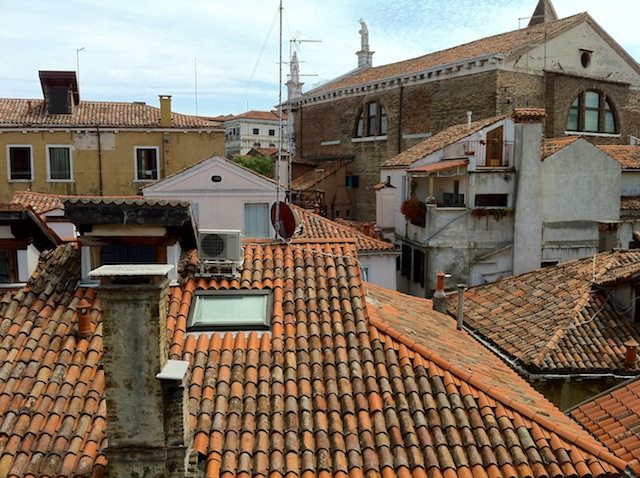
%> input picture Matlab/VedaldiFunctions/vlfeat/data/a.jpg, 640 x 478 px
$ octave --eval "im_preprocess('../../VedaldiFunctions/vlfeat/data/a.jpg');"   (GNU Octave 9; MATLAB toolbox functions it lacks are replaced by stand-ins)
%> lines starting %> are read from the running program, lines starting %| are printed output that depends on the picture
### Matlab/Registration/Functions/preproc/imstack_gaussfilter.m
function [ imstack_gauss ] = imstack_gaussfilter( imstack )

% default
windowSize = 13;
stdDev     = 3;

% define filter
h = fspecial('gaussian', [windowSize windowSize] , stdDev);
% get imstack size
[r,c,d] = size(imstack);

fprintf('Applying %dx%d gaussing filter (std=%.2f) to %d images\n',windowSize,windowSize,stdDev,d);

for i=1:d
    fprintf('%d of %d\n',i,d);
    im = imstack(:,:,i);
    imgauss=imfilter(im, h,'replicate');
    imstack_gauss(:,:,i) = imgauss;
end

end

### Matlab/Registration/Functions/preproc/imstack_preproc.m
function [ imstack ] = imstack_preproc( imstack )

% apply gaussian blur
gaussIter = 3;

for i=1:gaussIter
 [ imstack ] = imstack_gaussfilter( imstack );
end
% apply contrast adjust
[ imstack ] = imstack_imadjust( imstack );

end

### Matlab/Registration/Functions/preproc/imstack_imadjust.m
function [ adjusted_imstack ] = imstack_imadjust( imstack )


[r,c,d] = size(imstack);

fprintf('Applying imadjust filter to %d images\n',d);

for i=1:d
    fprintf('%d of %d\n',i,d);
    im = imstack(:,:,i);
    adjusted_im=imadjust(im);
    adjusted_imstack(:,:,i) = adjusted_im;
end

end

### Matlab/Registration/Functions/im_preprocess.m
function [  ] = im_preprocess( movingImPath)
%> called with movingImPath = '../../VedaldiFunctions/vlfeat/data/a.jpg'

% load movingIm from filepath
try
    movingIm = imread(movingImPath);
%> movingIm is the input picture: size 478x640x3 uint8; mean R, G, B 127.4, 113.1, 97.5
    movingIm = double(movingIm);
%> movingIm: size 478x640x3 double
    movingIm = movingIm/255;

    % Run preprocessing
    movingIm_preproc = imstack_preproc( movingIm );
%> the loop in imstack_preproc, `for i=1:gaussIter` made 3 passes
%> pass 1, in imstack_preproc, `[ imstack ] = imstack_gaussfilter( imstack );`:
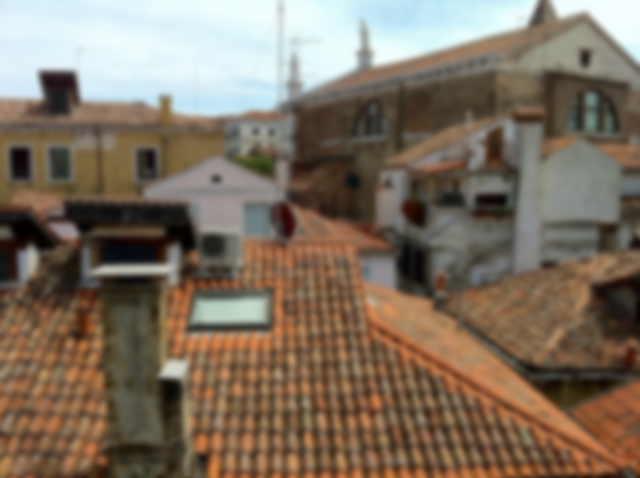
%> imstack: size 478x640x3 double; mean R, G, B 0.5, 0.443, 0.382; mean of the top-left, top-right, bottom-left and bottom-right quarters 0.594, 0.464, 0.352, 0.358
%> pass 3, in imstack_preproc, `[ imstack ] = imstack_gaussfilter( imstack );`:
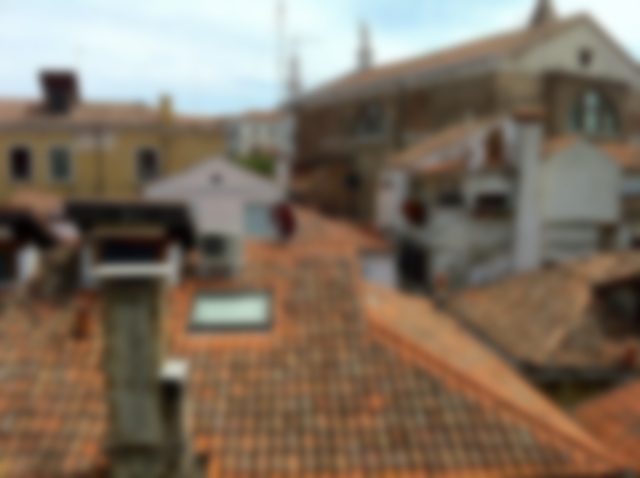
%> imstack: size 478x640x3 double; mean R, G, B 0.5, 0.443, 0.382; mean of the top-left, top-right, bottom-left and bottom-right quarters 0.594, 0.463, 0.352, 0.358
%| Applying imadjust filter to 3 images
%> the loop in imstack_imadjust, `for i=1:d` made 3 passes
%> pass 1, in imstack_imadjust, `im = imstack(:,:,i);`:
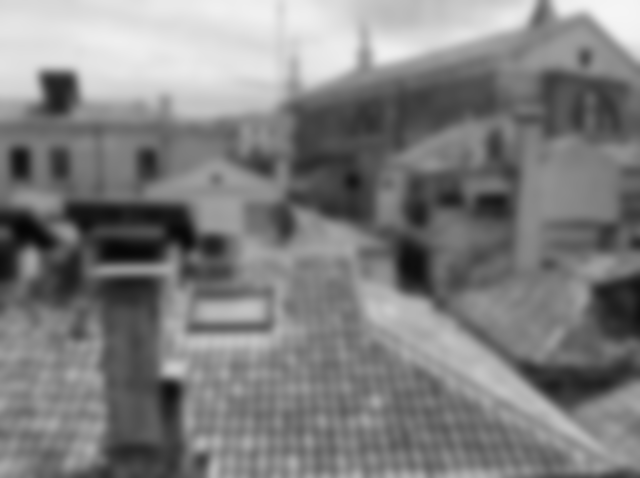
%> im: size 478x640 double; min 0.0229, max 0.962, mean 0.5
%> pass 1, in imstack_imadjust, `adjusted_im=imadjust(im);`:
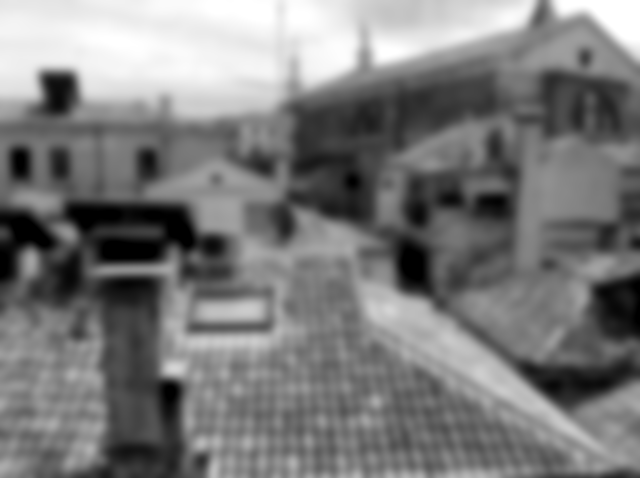
%> adjusted_im: size 478x640 double; min 0, max 1, mean 0.485
%> pass 2, in imstack_imadjust, `im = imstack(:,:,i);`:
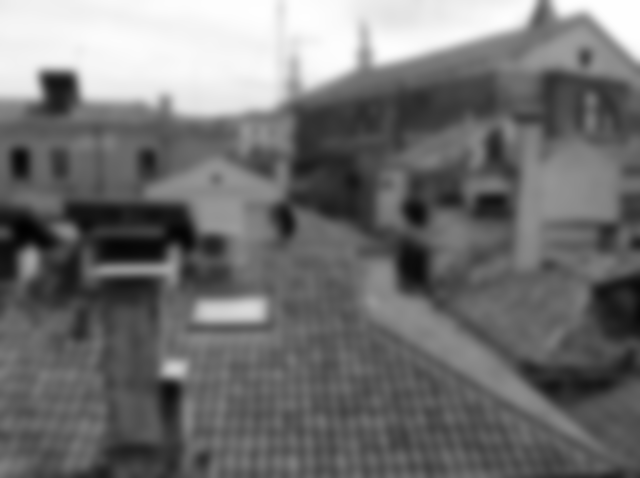
%> im: size 478x640 double; min 0.00578, max 1, mean 0.443
%> after the loop in imstack_imadjust, `for i=1:d`:
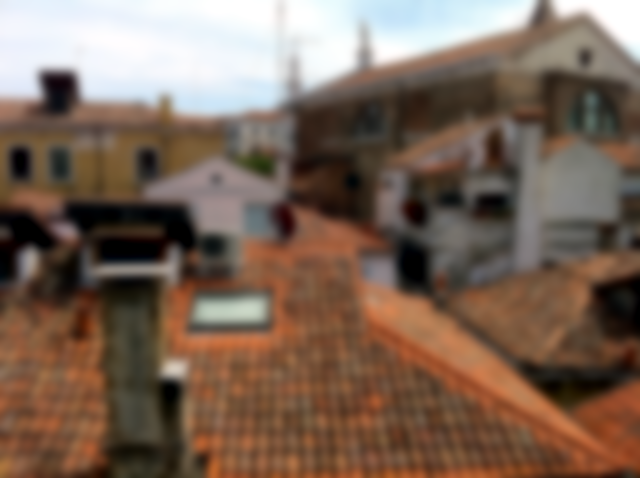
%> adjusted_imstack: size 478x640x3 double; mean R, G, B 0.485, 0.402, 0.346
    movingImPath_blur = [strrep(movingImPath(1:end-4),'SegmentedThresh/','SegmentedThreshBlur/'),'_blur.jpg'];
    imwrite(movingIm_preproc,movingImPath_blur,'Quality',100);

catch exception
    fprintf('Error opening image %s\n',movingImPath);
end


end

$ run again, on Matlab/VedaldiFunctions/vlfeat/data/b.jpg
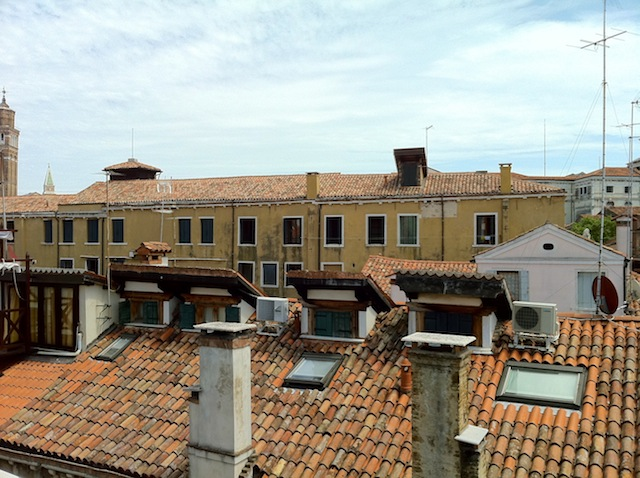
%> input picture Matlab/VedaldiFunctions/vlfeat/data/b.jpg, 640 x 478 px
%> in im_preprocess, movingIm is the input picture: size 478x640x3 uint8; mean R, G, B 153.6, 149.5, 137.4
%| Applying imadjust filter to 3 images
%> the loop in imstack_imadjust, `for i=1:d` made 3 passes
%> pass 1, in imstack_imadjust, `adjusted_im=imadjust(im);`:
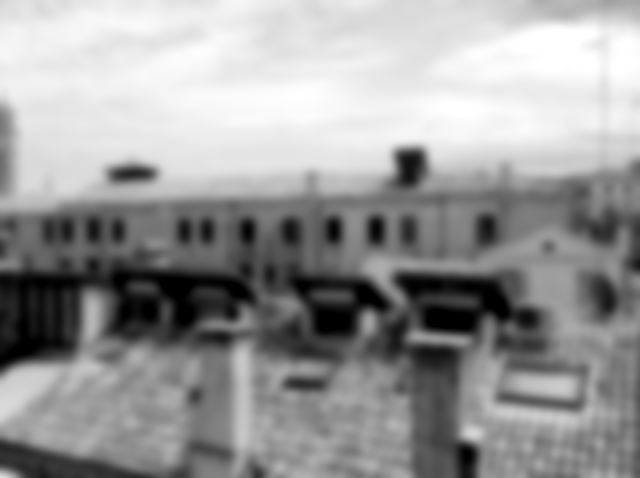
%> adjusted_im: size 478x640 double; min 0, max 1, mean 0.604
%> after the loop in imstack_imadjust, `for i=1:d`:
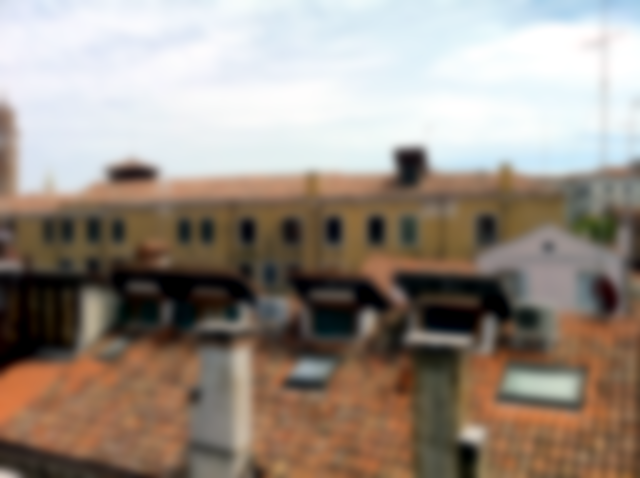
%> adjusted_imstack: size 478x640x3 double; mean R, G, B 0.604, 0.559, 0.519

$ run again, on Matlab/VedaldiFunctions/vlfeat/data/river1.jpg
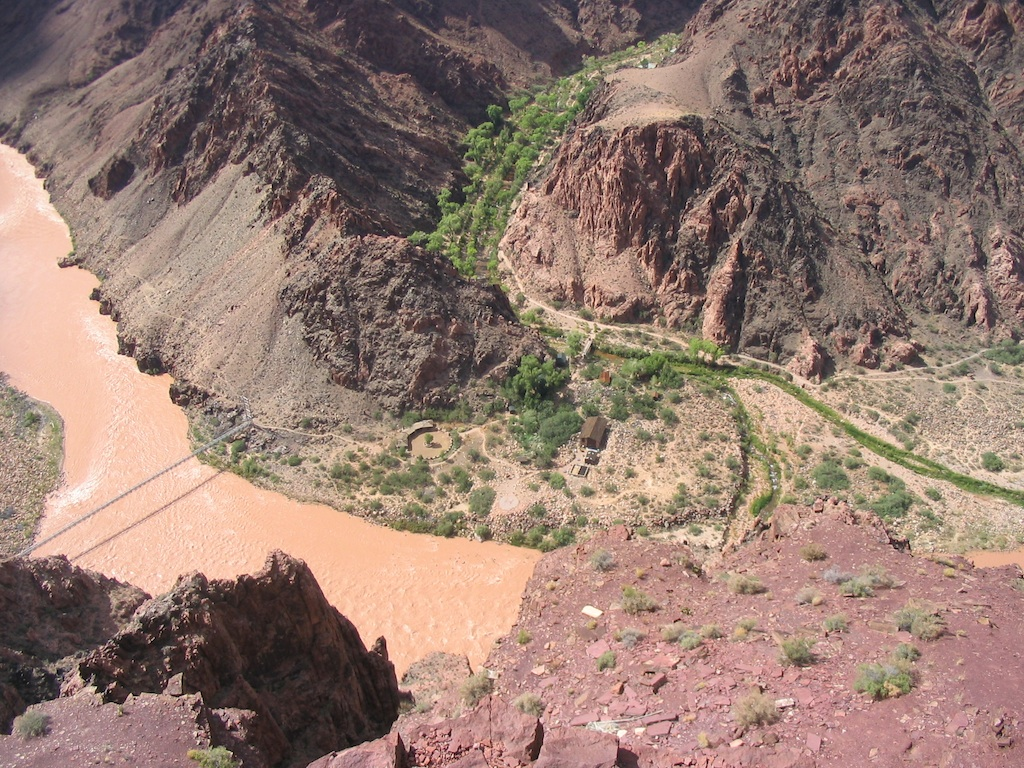
%> input picture Matlab/VedaldiFunctions/vlfeat/data/river1.jpg, 1024 x 768 px
%> in im_preprocess, movingIm is the input picture: size 768x1024x3 uint8; mean R, G, B 148.2, 123.7, 113.1
%| Applying imadjust filter to 3 images
%> the loop in imstack_imadjust, `for i=1:d` made 3 passes
%> pass 1, in imstack_imadjust, `im = imstack(:,:,i);`:
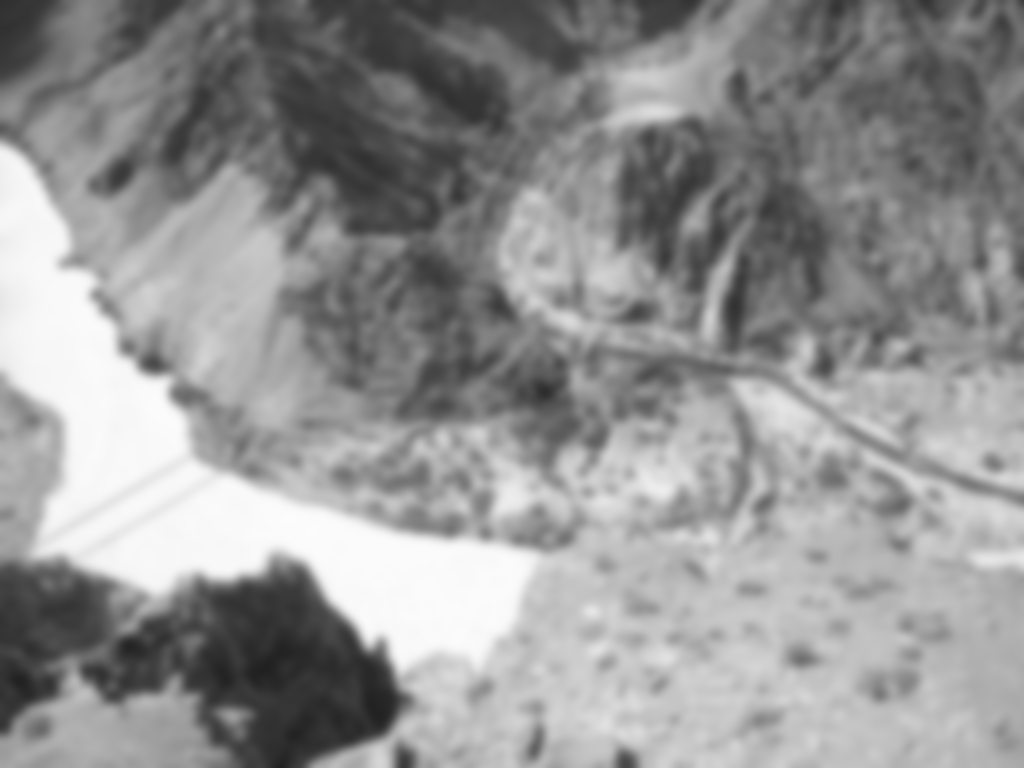
%> im: size 768x1024 double; min 0.13, max 0.989, mean 0.581
%> after the loop in imstack_imadjust, `for i=1:d`:
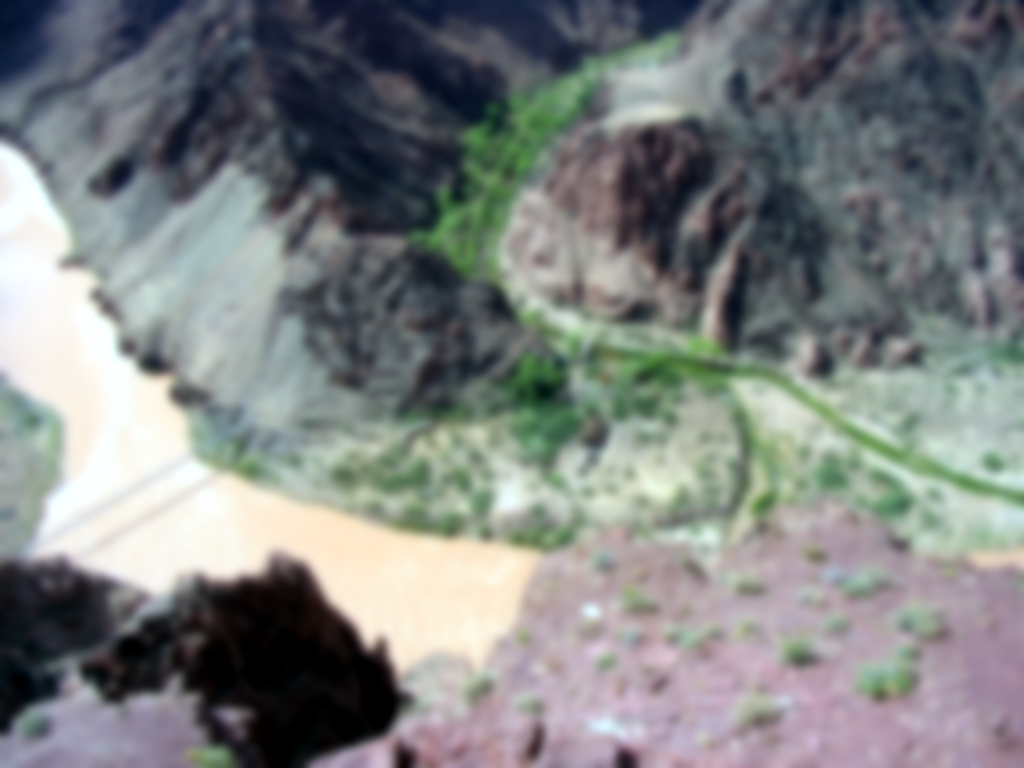
%> adjusted_imstack: size 768x1024x3 double; mean R, G, B 0.497, 0.513, 0.511

$ run again, on Matlab/VedaldiFunctions/vlfeat/data/river2.jpg
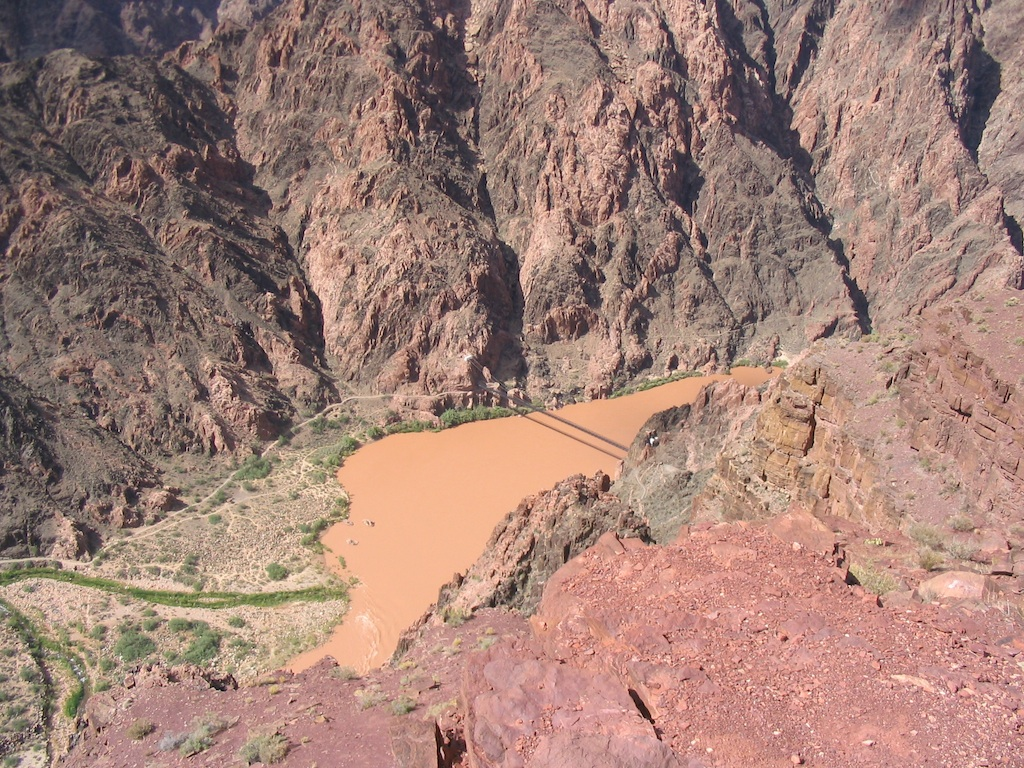
%> input picture Matlab/VedaldiFunctions/vlfeat/data/river2.jpg, 1024 x 768 px
%> in im_preprocess, movingIm is the input picture: size 768x1024x3 uint8; mean R, G, B 161.4, 129.4, 118.9
%| Applying imadjust filter to 3 images
%> the loop in imstack_imadjust, `for i=1:d` made 3 passes
%> pass 1, in imstack_imadjust, `adjusted_im=imadjust(im);`:
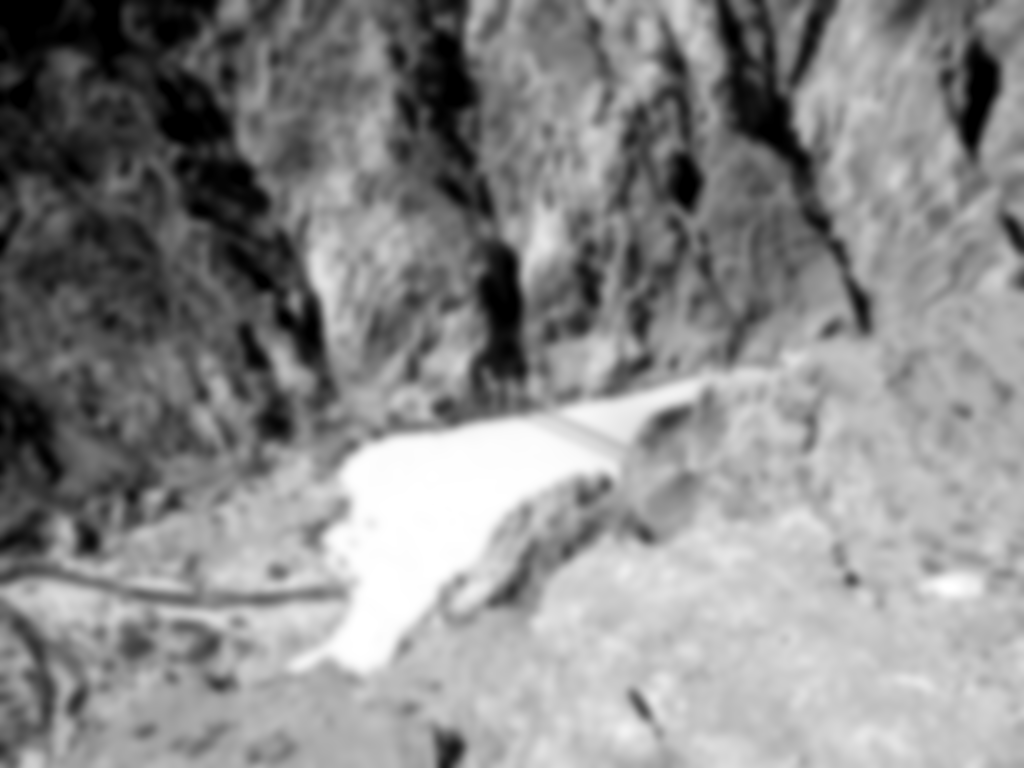
%> adjusted_im: size 768x1024 double; min 0, max 1, mean 0.543
%> after the loop in imstack_imadjust, `for i=1:d`:
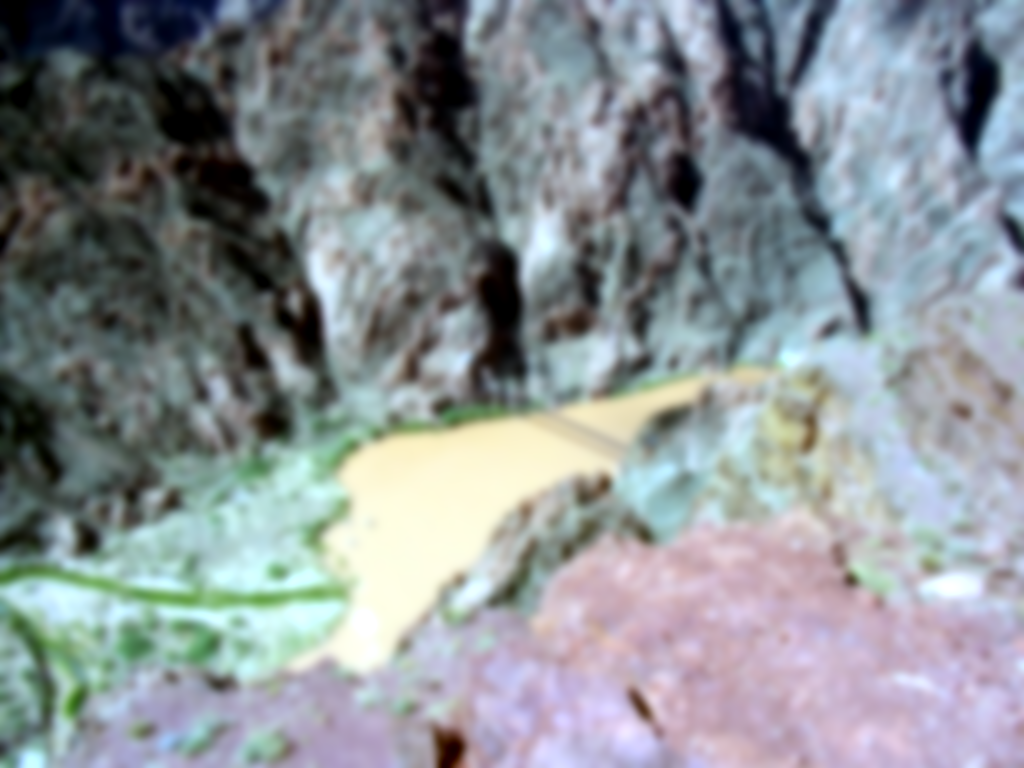
%> adjusted_imstack: size 768x1024x3 double; mean R, G, B 0.543, 0.571, 0.585
